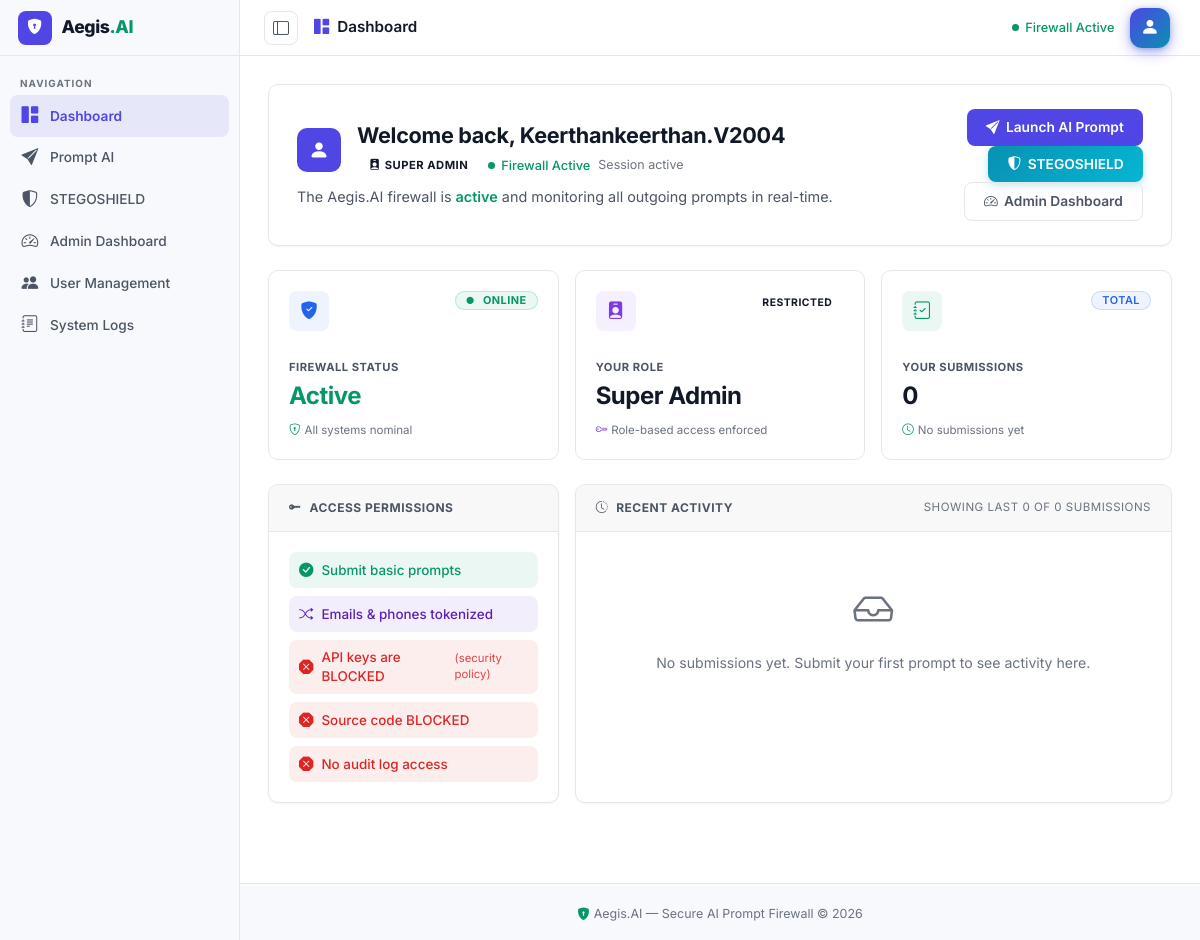
/dashboard/ (signed in), run on the app's committed database.
### users/models.py (models this page shows, shortened)
class CustomUser(AbstractUser):
    INTERN = "INTERN"
    EMPLOYEE = "EMPLOYEE"
    ADMIN = "ADMIN"
    SUPER_ADMIN = "SUPER_ADMIN"
    ROLE_CHOICES = [
        (INTERN, "Intern"),
        (EMPLOYEE, "Employee"),
        (ADMIN, "Admin"),
        (SUPER_ADMIN, "Super Admin"),
    ]
    role = models.CharField(max_length=20, choices=ROLE_CHOICES, default=INTERN)
    email_verified = models.BooleanField(default=False)
    failed_login_attempts = models.PositiveIntegerField(default=0)
    account_locked_until = models.DateTimeField(blank=True, null=True)
    password_reset_token = models.CharField(max_length=64, blank=True, null=True)
    password_reset_token_created_at = models.DateTimeField(blank=True, null=True)
    is_approved = models.BooleanField(default=False)
    mfa_enabled = models.BooleanField(default=False)
    mfa_secret = models.CharField(max_length=32, blank=True, null=True)
    full_name = models.CharField(max_length=150, blank=True, default="")
    class Meta:
        verbose_name = "User"
        verbose_name_plural = "Users"
    def is_admin_role(self):
        return self.role in [self.ADMIN, self.SUPER_ADMIN]
    def is_employee_role(self):
        return self.role in [self.EMPLOYEE, self.ADMIN, self.SUPER_ADMIN]

### firewall/views.py (the view)
# urls.py: path("dashboard/", views.dashboard_view, name="dashboard"),
@login_required(login_url="/login/")
def dashboard_view(request):
    recent_logs = PromptLog.objects.filter(user=request.user).order_by("-timestamp")[:5]
    total_submissions = PromptLog.objects.filter(user=request.user).count()
    last_log = PromptLog.objects.filter(user=request.user).order_by("-timestamp").first()
    context = {
        "recent_logs": recent_logs,
        "total_submissions": total_submissions,
        "last_submission": last_log.timestamp if last_log else None,
    }
    return render(request, "firewall/dashboard.html", context)

### templates/firewall/dashboard.html (shortened to what this page needs)
{% extends "base.html" %}
{% block page_title %}<i class="bi bi-grid-1x2-fill me-2" style="color:var(--primary)"></i>Dashboard{% endblock %}
{% block content %}
<div class="page-wrap fade-in">
  <div class="hero-card mb-4 slide-up stagger-1">
    <div class="row align-items-center" style="position:relative;z-index:1">
      <div class="col-md-8">
        <div class="d-flex align-items-center gap-3 mb-2">
          <div class="hero-avatar"><i class="bi bi-person-fill"></i></div>
          <div>
            <h2 class="hero-title mb-0">Welcome back, {{ user.username|title }}</h2>
            <div class="d-flex align-items-center gap-2 mt-1 flex-wrap">
              <span class="role-badge role-{{ user.role|lower }}">
                <i class="bi bi-person-badge-fill"></i>{{ user.get_role_display }}
              </span>
              <span class="firewall-pulse"><span class="pulse-dot"></span>Firewall Active</span>
              <span style="font-size:0.78rem;color:var(--text-3)">Session active</span>
            </div>
          </div>
        </div>
        <p style="color:var(--text-2);font-size:0.9rem;margin:0">
          The Aegis.AI firewall is <span class="text-success fw-semibold">active</span>
          and monitoring all outgoing prompts in real-time.
        </p>
      </div>
      <div class="col-md-4 text-md-end mt-3 mt-md-0">
        <a href="{% url 'prompt' %}" class="btn btn-primary">
          <i class="bi bi-send-fill"></i>Launch AI Prompt
        </a>
        {% if user.is_employee_role %}
        <a href="{% url 'stegoshield_home' %}" class="btn stego-btn-nav ms-2">
          <i class="bi bi-shield-shaded"></i>STEGOSHIELD
        </a>
        {% endif %}
        {% if user.is_admin_role %}
        <a href="{% url 'admin_dashboard' %}" class="btn btn-ghost ms-2">
          <i class="bi bi-speedometer2"></i>Admin Dashboard
        </a>
        {% endif %}
      </div>
    </div>
  </div>
  <div class="row g-3 mb-4 slide-up stagger-2">
    <div class="col-md-4">
      <div class="stat-card stat-card-blue">
        <div class="d-flex align-items-start justify-content-between mb-3">
          <div class="stat-icon-wrap si-blue"><i class="bi bi-shield-fill-check"></i></div>
          <span class="badge" style="background:var(--success-g);color:var(--success);border:1px solid rgba(34,211,165,0.3);font-size:0.68rem;font-weight:700">
            <i class="bi bi-circle-fill me-1" style="font-size:0.45rem"></i>ONLINE
          </span>
        </div>
        <div class="stat-label">Firewall Status</div>
        <div class="stat-value text-success">Active</div>
        <div class="stat-trend mt-2">
          <i class="bi bi-shield-lock text-success"></i>
          <span style="color:var(--text-3)">All systems nominal</span>
        </div>
      </div>
    </div>
    <div class="col-md-4">
      <div class="stat-card stat-card-purple">
        <div class="d-flex align-items-start justify-content-between mb-3">
          <div class="stat-icon-wrap si-purple"><i class="bi bi-person-badge-fill"></i></div>
          <span class="role-badge role-{{ user.role|lower }}" style="font-size:0.65rem">
            {% if user.role == 'ADMIN' %}Full Access
            {% elif user.role == 'EMPLOYEE' %}Standard
            {% else %}Restricted{% endif %}
          </span>
        </div>
        <div class="stat-label">Your Role</div>
        <div class="stat-value">{{ user.get_role_display }}</div>
        <div class="stat-trend mt-2">
          <i class="bi bi-key" style="color:var(--violet)"></i>
          <span style="color:var(--text-3)">Role-based access enforced</span>
        </div>
      </div>
    </div>
    <div class="col-md-4">
      <div class="stat-card stat-card-teal">
        <div class="d-flex align-items-start justify-content-between mb-3">
          <div class="stat-icon-wrap si-teal"><i class="bi bi-journal-check"></i></div>
          <span class="badge" style="background:var(--info-g);color:var(--info);border:1px solid rgba(96,165,250,0.3);font-size:0.68rem;font-weight:600">Total</span>
        </div>
        <div class="stat-label">Your Submissions</div>
        <div class="stat-value">{{ total_submissions }}</div>
        <div class="stat-trend mt-2">
          <i class="bi bi-clock" style="color:var(--accent)"></i>
          <span style="color:var(--text-3)">
            {% if last_submission %}Last: {{ last_submission|date:"M d, H:i" }}{% else %}No submissions yet{% endif %}
          </span>
        </div>
      </div>
    </div>
  </div>
  <div class="row g-3 slide-up stagger-3">
    <div class="col-lg-4">
      <div class="card h-100">
        <div class="card-header"><i class="bi bi-key-fill"></i>Access Permissions</div>
        <div class="card-body">
          <ul style="list-style:none;padding:0;margin:0;display:flex;flex-direction:column;gap:8px">
            {% if user.role == 'ADMIN' %}
            <li class="perm-row perm-allow"><i class="bi bi-check-circle-fill"></i>Full prompt access</li>
            <li class="perm-row perm-allow"><i class="bi bi-check-circle-fill"></i>View all audit logs</li>
            <li class="perm-row perm-allow"><i class="bi bi-check-circle-fill"></i>Access Django admin panel</li>
            <li class="perm-row perm-block"><i class="bi bi-x-octagon-fill"></i>API keys are BLOCKED <span class="perm-note">(security policy enforced)</span></li>
            <li class="perm-row perm-block"><i class="bi bi-x-octagon-fill"></i>Source code is BLOCKED <span class="perm-note">(all roles)</span></li>
            <li class="perm-row perm-block"><i class="bi bi-x-octagon-fill"></i>SQL queries are BLOCKED <span class="perm-note">(all roles)</span></li>
            {% else %}
            <li class="perm-row perm-allow"><i class="bi bi-check-circle-fill"></i>Submit basic prompts</li>
            <li class="perm-row perm-warn"><i class="bi bi-shuffle"></i>Emails &amp; phones tokenized</li>
            <li class="perm-row perm-block"><i class="bi bi-x-octagon-fill"></i>API keys are BLOCKED <span class="perm-note">(security policy)</span></li>
            <li class="perm-row perm-block"><i class="bi bi-x-octagon-fill"></i>Source code BLOCKED</li>
            <li class="perm-row perm-block"><i class="bi bi-x-octagon-fill"></i>No audit log access</li>
            {% endif %}
          </ul>
        </div>
      </div>
    </div>
    <div class="col-lg-8">
      <div class="card h-100">
        <div class="card-header d-flex gap-2 align-items-center">
          <i class="bi bi-clock-history"></i>Recent Activity
          <span class="ms-auto" style="font-size:0.72rem;color:var(--text-3);font-weight:400">
            Showing last {{ recent_logs|length }} of {{ total_submissions }} submission{{ total_submissions|pluralize }}
          </span>
        </div>
        <div class="card-body" style="padding:0">
          {% if recent_logs %}
          <div style="overflow:hidden">
            {% for log in recent_logs %}
            <div class="activity-row {% if not forloop.last %}activity-row-border{% endif %}">
              <div class="activity-dot act-{{ log.action|lower }}"></div>
              <div class="activity-main">
                <div class="d-flex align-items-center gap-2 flex-wrap">
                  <span class="action-badge action-{{ log.action|lower }}">{{ log.action }}</span>
                  <span style="font-size:0.82rem;color:var(--text-2)">
                    {% if log.detected_types %}{{ log.detected_types|join:", "|truncatechars:40 }}{% else %}No threats detected{% endif %}
                  </span>
                </div>
                <div class="activity-meta">
                  <i class="bi bi-clock me-1"></i>{{ log.timestamp|date:"M d, Y — H:i" }}
                  <span class="ms-3"><span class="risk-badge-sm risk-{{ log.risk_level|lower }}">{{ log.risk_level }} {{ log.risk_score }}%</span></span>
                </div>
              </div>
              {% if user.role == 'ADMIN' %}
              <a href="{% url 'log_detail' log.id %}" class="btn-view-detail ms-auto" style="white-space:nowrap">
                <i class="bi bi-eye"></i>View
              </a>
              {% endif %}
            </div>
            {% endfor %}
          </div>
          {% else %}
          <div class="text-center py-5">
            <i class="bi bi-inbox" style="font-size:2.5rem;color:var(--text-3);display:block;margin-bottom:0.75rem"></i>
            <p style="color:var(--text-3);font-size:0.88rem;margin:0">No submissions yet. Submit your first prompt to see activity here.</p>
          </div>
          {% endif %}
        </div>
      </div>
    </div>
  </div>
</div>
{% endblock %}

### templates/firewall/dashboard.html (style rules this page uses)
.perm-row { display:flex;align-items:center;gap:8px;padding:8px 10px;border-radius:8px;font-size:0.84rem;font-weight:500;line-height:1.4 }
.perm-allow { background:var(--success-g);color:var(--success) }
.perm-block { background:var(--danger-g);color:var(--danger) }
.perm-warn { background:rgba(124,58,237,0.1);color:var(--violet) }
[data-theme="light"] .perm-warn, :root .perm-warn { background:rgba(109,40,217,0.08);color:#5B21B6 }
.perm-note { font-size:0.71rem;font-weight:400;opacity:0.85;margin-left:2px }
.perm-row i { flex-shrink:0;font-size:0.9rem }

### data on the page
CustomUser: username "Keerthankeerthan.V2004", role "SUPER ADMIN", role "Super Admin"

### other printed values
{{ total_submissions }} "0"
{{ recent_logs|length }} "0"
